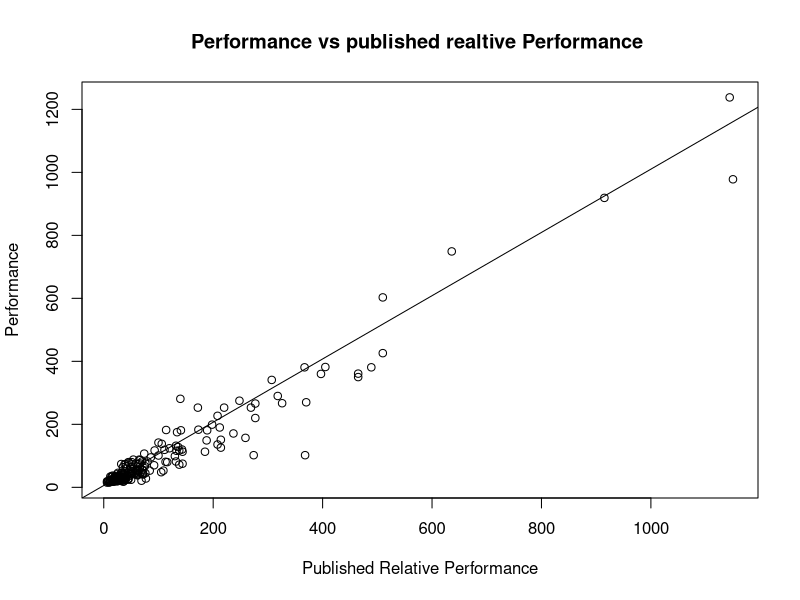

Reproduce this figure in R.
## ---- chunk 1
education <- read.table("EducationBis.txt", header=T)
education_men <- education[which(education$Gender== "male"), ]
edcuation_women <- education[which(education$Gender=="female"),]
## ---- chunk 2
linear_model_men <- lm(education_men$Wage~education_men$Education)
linear_model_women <- lm(edcuation_women$Wage~edcuation_women$Education)
summary(linear_model_men)
summary(linear_model_women)
## ---- chunk 3
education_no_index <- subset(education, select=-c(ID))

## ---- chunk 4
unifiedModel <- lm(education_no_index$Wage~., data=education_no_index)
summary(unifiedModel)
## ---- chunk 5
computers <- read.table("Computers.txt", header=T)
computers_no_vendor_model <- subset(computers, select=-c(vendor, model))

computeds_model <- lm(computers_no_vendor_model$PRP~. , data=computers_no_vendor_model)
summary(computeds_model)
## ---- chunk 6
singleModel <- lm(computers$PRP ~ computers$ERP)
summary(singleModel)
confint(singleModel)
## ---- chunk 7
plot(computers$PRP, computers$ERP, xlab="Published Relative Performance", ylab="Performance", main="Performance vs published realtive Performance " )
abline(singleModel$coefficients)
## ---- chunk 8
cars = read.table("Cars.txt", header=T)
cars = subset(cars, select = -c(name))
all_model <- lm(cars$mpg~.,data=cars)
summary(all_model)
